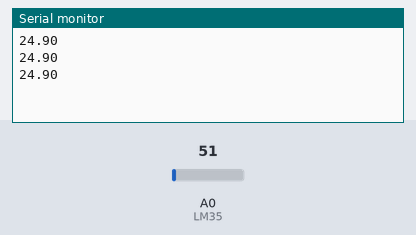
Bench run of a sketch on a simulated Arduino Uno, built with avr-gcc and run on an emulated ATmega328P. Parts: the last lines printed to the serial monitor. The inputs (shaded band) are chosen by the test bench; at power-on: A0 (LM35) = 51.

Above: at 1.3 s.
1.4 s: A0 (LM35) set to 61
At 1.9 s:
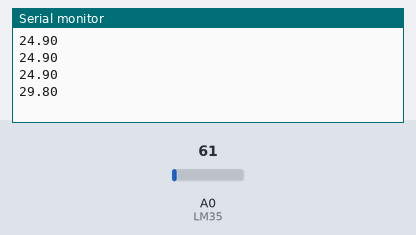
2.9 s: A0 (LM35) set to 71
At 3.4 s:
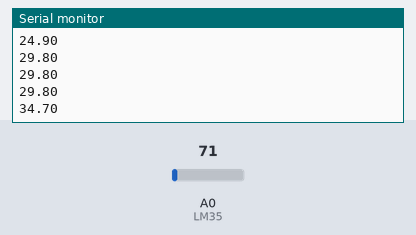
Timing chart, 0 to 5.9 s (numbered marks = the images above; inputs shaded):
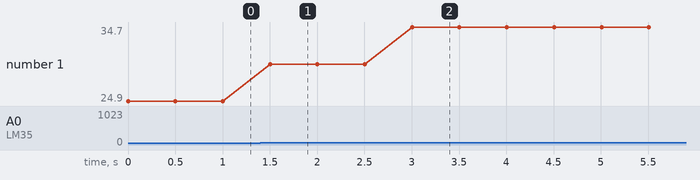

Measured:
- after the input at 1.4 s, the serial monitor: prints a new line after 0.10 s (image 1)
- after the input at 2.9 s, the serial monitor: prints a new line after 0.10 s (image 2)
- plotted number 1: 24.9 → 29.8 after the input at 1.4 s, 29.8 → 34.7 after the input at 2.9 s

The sketch:

Sensor_de_temperatura2.ino
```cpp
#define LM35 A0
float temp = 0;
void setup() {
Serial.begin(9600);

}

void loop() {
temp = analogRead(LM35); temp=map(temp,0,1023,0,5000); temp = temp/10; //MAP - converte proporcionalmente, porém so retorna inteiros. Por isso utilizei a escala 5000 mV. No final divido por 10, pois ficaria 10 vezes maior (10 mV /Grau)
Serial.println(temp);
delay(500);
}
```
